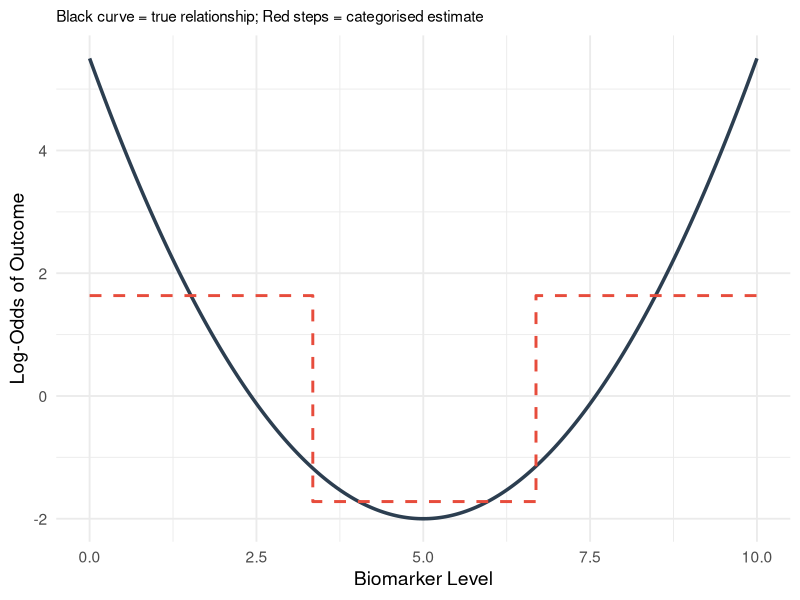

R code for this plot: (Note: this script raises an error after producing the figure.)
## ---- chunk 1
#| label: fig-categorisation-problem
#| fig-cap: "True non-linear relationship (solid curve) versus what categorisation into tertiles recovers (stepped line). Categorisation misses the U-shape entirely."
#| code-fold: true
#| warning: false

library(ggplot2)

set.seed(42)
x <- seq(0, 10, length.out = 300)
# True U-shaped relationship
y_true <- 0.3 * (x - 5)^2 - 2

df <- data.frame(x = x, y_true = y_true)

# Categorise into tertiles
df$category <- cut(
  df$x,
  breaks = quantile(df$x, probs = c(0, 1 / 3, 2 / 3, 1)),
  include.lowest = TRUE,
  labels = c("Low", "Medium", "High")
)
cat_means <- aggregate(y_true ~ category, data = df, FUN = mean)

df$y_cat <- cat_means$y_true[match(df$category, cat_means$category)]

ggplot(df, aes(x = x)) +
  geom_line(aes(y = y_true), linewidth = 1.2, colour = "#2c3e50") +
  geom_step(
    aes(y = y_cat),
    linewidth = 1,
    colour = "#e74c3c",
    linetype = "dashed"
  ) +
  labs(
    x = "Biomarker Level",
    y = "Log-Odds of Outcome",
    subtitle = "Black curve = true relationship; Red steps = categorised estimate"
  ) +
  theme_minimal(base_size = 14) +
  theme(plot.subtitle = element_text(size = 11))
## ---- chunk 2
#| label: fig-rcs-interpretation
#| fig-cap: "Illustration of an RCS(4) fit. Knot locations are marked with triangles. The relationship is linear beyond the outer knots and flexibly curved between them."
#| code-fold: true
#| warning: false
#| message: false

library(rms)
library(ggplot2)

set.seed(123)
n <- 500
x <- runif(n, 20, 45)
# True non-linear relationship (a gentle U-shape in BMI). The coefficients
# are kept modest so the outcome is not near-separated --- otherwise the
# fitted log-odds and their confidence band explode and the curve becomes
# invisible against a huge y-axis.
logit_p <- -2 + 0.02 * (x - 30)^2
p <- plogis(logit_p)
y <- rbinom(n, 1, p)

dd <- datadist(x)
options(datadist = "dd")

fit <- lrm(y ~ rcs(x, 4))
knot_locs <- attr(rcs(x, 4), "parms")

# Prediction across the range of BMI
x_pred <- seq(20, 45, length.out = 200)
pred <- as.data.frame(Predict(fit, x = x_pred))

# Zoom the y-axis to the fitted curve and its confidence band so the
# U-shape is clearly visible.
y_lo <- min(pred$lower)
y_hi <- max(pred$upper)

ggplot(pred, aes(x = x, y = yhat)) +
  geom_ribbon(aes(ymin = lower, ymax = upper), alpha = 0.2, fill = "#3498db") +
  geom_line(linewidth = 1.2, colour = "#2c3e50") +
  geom_point(
    data = data.frame(x = knot_locs, y = y_lo),
    aes(x = x, y = y),
    shape = 17,
    size = 3,
    colour = "#e74c3c"
  ) +
  geom_hline(yintercept = 0, linetype = "dashed", colour = "grey50") +
  coord_cartesian(ylim = c(y_lo, y_hi)) +
  labs(
    x = "BMI (kg/m\u00b2)",
    y = "Log-Odds of Outcome",
    subtitle = "RCS with 4 knots; triangles mark knot positions"
  ) +
  theme_minimal(base_size = 14)
## ---- chunk 3
#| label: fig-csf-glucose-raw
#| fig-cap: "Simulated relationship between CSF glucose and probability of bacterial meningitis, illustrating the non-linear (threshold-like) pattern."
#| code-fold: true
#| warning: false
#| message: false

library(ggplot2)
library(rms)

set.seed(2025)
n <- 400
csf_glucose <- rlnorm(n, meanlog = log(3), sdlog = 0.6)
csf_glucose <- pmin(csf_glucose, 10)

# True relationship: steep drop in probability below ~2, then flat
logit_p <- 3 - 4 * pmax(0, 2.5 - csf_glucose) - 0.3 * csf_glucose
p_bact <- plogis(logit_p)
bacterial <- rbinom(n, 1, p_bact)

df_csf <- data.frame(csf_glucose = csf_glucose, bacterial = bacterial)

ggplot(df_csf, aes(x = csf_glucose, y = bacterial)) +
  geom_jitter(height = 0.05, alpha = 0.3, width = 0.05) +
  geom_smooth(method = "loess", se = TRUE, colour = "#2c3e50") +
  labs(
    x = "CSF Glucose (mmol/L)",
    y = "Probability of Bacterial Meningitis",
    subtitle = "Loess smooth suggests a non-linear (threshold-like) relationship"
  ) +
  theme_minimal(base_size = 14)
## ---- chunk 4
#| label: model-comparison-csf
#| warning: false
#| message: false

library(rms)

dd_csf <- datadist(df_csf)
options(datadist = "dd_csf")

# Model 1: Linear
fit_linear <- lrm(bacterial ~ csf_glucose, data = df_csf)

# Model 2: Categorised
df_csf$glucose_low <- as.numeric(df_csf$csf_glucose < 2.2)
fit_cat <- lrm(bacterial ~ glucose_low, data = df_csf)

# Model 3: RCS with 4 knots
fit_rcs <- lrm(bacterial ~ rcs(csf_glucose, 4), data = df_csf)

# Compare AIC (lower = better fit; AIC rewards fit but penalises complexity)
aic_tab <- data.frame(
  Model = c("Linear", "Categorised (<2.2)", "RCS (4 knots)"),
  AIC = round(c(AIC(fit_linear), AIC(fit_cat), AIC(fit_rcs)), 1)
)

knitr::kable(
  aic_tab,
  caption = "Model comparison by AIC. Lower is better: AIC rewards fit but penalises complexity."
)
## ---- chunk 5
#| label: nonlinearity-test
#| warning: false
#| message: false

# anova() in rms separates the overall effect from the non-linear component
an <- anova(fit_rcs)
anova_tab <- data.frame(
  Factor = trimws(rownames(an)),
  `Chi-square` = round(an[, "Chi-Square"], 1),
  `d.f.` = an[, "d.f."],
  `P-value` = ifelse(
    an[, "P"] < 0.0001,
    "<0.0001",
    formatC(an[, "P"], format = "f", digits = 4)
  ),
  check.names = FALSE,
  row.names = NULL
)

knitr::kable(
  anova_tab,
  caption = "Wald tests from the restricted cubic spline model: the total effect of CSF glucose and, separately, its non-linear component."
)
## ---- chunk 6
#| label: fig-csf-model-comparison
#| fig-cap: "Comparison of linear (blue), categorised (red), and RCS (black) model fits for the CSF glucose--bacterial meningitis relationship."
#| code-fold: true
#| warning: false
#| message: false

library(tidyverse)   # ggplot2 / dplyr / tibble

x_seq <- seq(min(df_csf$csf_glucose), max(df_csf$csf_glucose), length.out = 200)

# Predictions from each model
pred_linear <- predict(
  fit_linear,
  newdata = data.frame(csf_glucose = x_seq),
  type = "fitted"
)
pred_cat <- predict(
  fit_cat,
  newdata = data.frame(glucose_low = as.numeric(x_seq < 2.2)),
  type = "fitted"
)

pred_rcs_obj <- Predict(fit_rcs, csf_glucose = x_seq)

plot_df <- data.frame(
  csf_glucose = rep(x_seq, 3),
  probability = c(pred_linear, pred_cat, as.data.frame(pred_rcs_obj)$yhat),
  Model = rep(
    c("Linear", "Categorised (<2.2)", "RCS (4 knots)"),
    each = length(x_seq)
  )
)

# Convert RCS from log-odds to probability for fair comparison
plot_df$probability[plot_df$Model == "RCS (4 knots)"] <-
  plogis(plot_df$probability[plot_df$Model == "RCS (4 knots)"])

ggplot(plot_df, aes(x = csf_glucose, y = probability, colour = Model)) +
  geom_line(linewidth = 1.1) +
  scale_colour_manual(
    values = c(
      "Linear" = "#3498db",
      "Categorised (<2.2)" = "#e74c3c",
      "RCS (4 knots)" = "#2c3e50"
    )
  ) +
  labs(
    x = "CSF Glucose (mmol/L)",
    y = "Predicted Probability of Bacterial Meningitis"
  ) +
  theme_minimal(base_size = 14) +
  theme(legend.position = "bottom")
## ---- chunk 7
#| label: r-implementation
#| warning: false
#| message: false

library(rms)
library(ggplot2)

# --- Simulated example data (replace this block with your own data) ---
set.seed(1)
n <- 400
predictor <- runif(n, 20, 45)
confounder1 <- rnorm(n)
confounder2 <- rbinom(n, 1, 0.4)
logit_p <- -8 +
  0.05 * (predictor - 30)^2 +
  0.3 * confounder1 +
  0.5 * confounder2
dat <- data.frame(
  outcome = rbinom(n, 1, plogis(logit_p)),
  predictor = predictor,
  confounder1 = confounder1,
  confounder2 = confounder2
)

# Step 1: Tell rms about the data distribution (required for Predict/summary)
dd <- datadist(dat)
options(datadist = "dd")

# Step 2: Fit a logistic regression with the predictor modelled as an RCS(4)
fit <- lrm(outcome ~ rcs(predictor, 4) + confounder1 + confounder2, data = dat)

# Step 3: Examine the model
print(fit) # Overall model report (rms fit statistics + coefficients)

# Wald tests for each predictor (total effect + non-linearity)
an_impl <- anova(fit)
knitr::kable(
  data.frame(
    Factor = trimws(rownames(an_impl)),
    `Chi-square` = round(an_impl[, "Chi-Square"], 1),
    `d.f.` = an_impl[, "d.f."],
    `P-value` = ifelse(
      an_impl[, "P"] < 0.0001,
      "<0.0001",
      formatC(an_impl[, "P"], format = "f", digits = 4)
    ),
    check.names = FALSE,
    row.names = NULL
  ),
  caption = "Wald tests for each model term, including the non-linear spline component."
)

# Step 4: Plot the fitted relationship across the range of the predictor
pred_df <- as.data.frame(Predict(fit, predictor))
ggplot(pred_df, aes(x = predictor, y = yhat)) +
  geom_ribbon(aes(ymin = lower, ymax = upper), alpha = 0.2, fill = "#3498db") +
  geom_line(linewidth = 1) +
  labs(x = "Predictor", y = "Log-Odds of Outcome") +
  theme_minimal(base_size = 13)

# Step 5: A specific contrast --- log-odds ratio for predictor 30 vs 25
summary(fit, predictor = c(25, 30))
